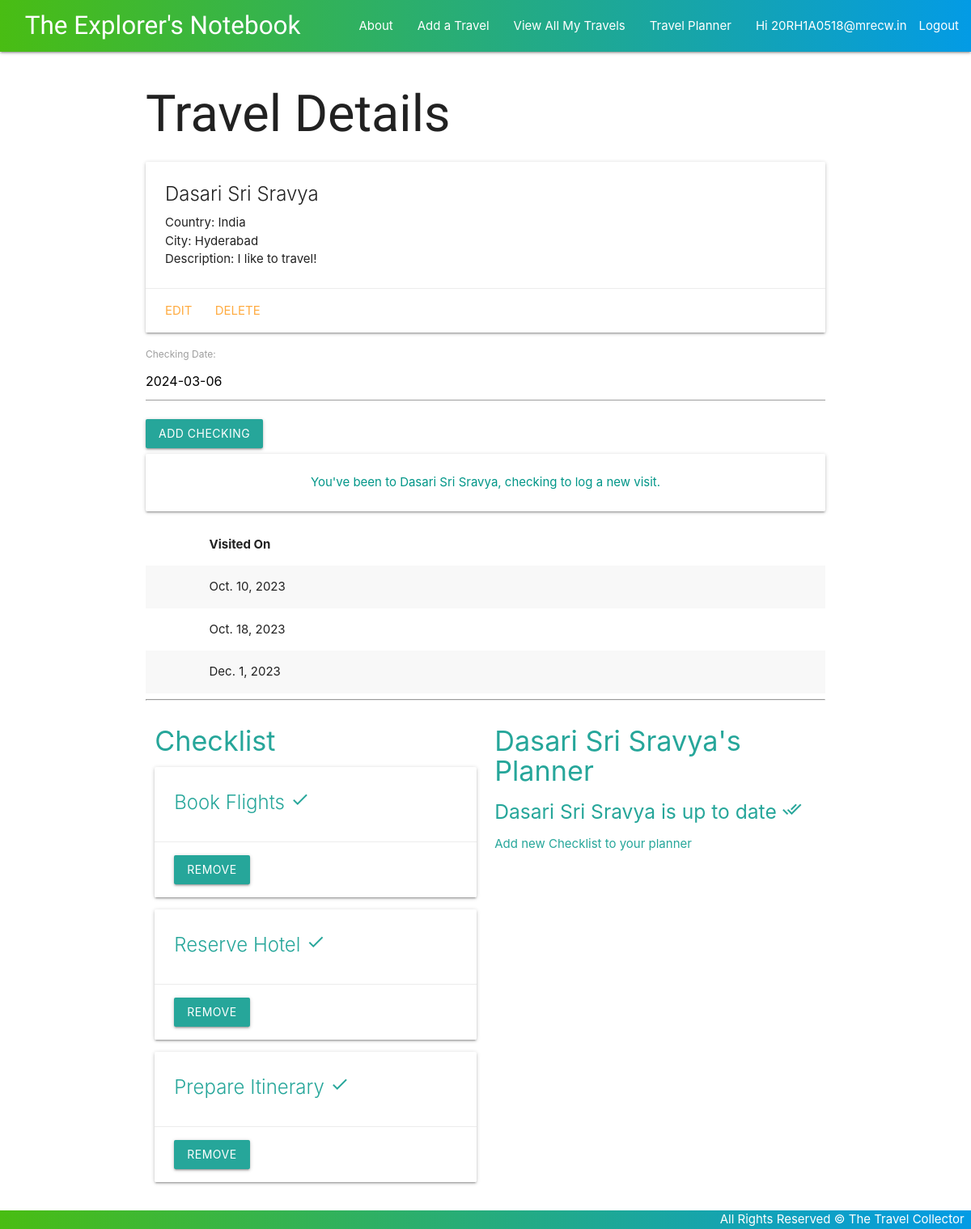
The app's page /travels/2/ (signed in) with its own data.
### main_app/models.py (models this page shows, shortened)
class Travel(models.Model):
    name = models.CharField(max_length=100)
    country = models.CharField(max_length=100)
    city = models.CharField(max_length=100)
    description = models.TextField(max_length=250)
    image = models.CharField(default=None, blank=True, null=True, max_length=2000)
    checklists = models.ManyToManyField(Checklist)
    user = models.ForeignKey(User, on_delete=models.CASCADE)
    def checking_visit(self):
        return self.checking_set.count() > 0

class Checking(models.Model):
    date = models.DateField("Checking Date")
    visit = models.CharField(default='Visited On', max_length=100)
    travel = models.ForeignKey(Travel, on_delete=models.CASCADE)
    class Meta:
        ordering = ['date']

class Checklist(models.Model):
    name = models.CharField(max_length=50)
    description = models.CharField(max_length=250)
    user = models.ForeignKey(User, on_delete=models.CASCADE)

### main_app/views.py (the view)
# urls.py: path('travels/<int:travel_id>/', views.travels_detail, name='detail'),
@login_required
def travels_detail(request, travel_id):
    checking_form = CheckingForm
    travel = Travel.objects.get(id=travel_id)
    checklists_travel_for_planning = Checklist.objects.filter(user = request.user).exclude(id__in = travel.checklists.all().values_list('id'))
    return render(request, 'travels/details.html', {'travel': travel,
    'title': "Travels Details Page", 'checking_form': checking_form,
    'checklists': checklists_travel_for_planning})

### main_app/templates/travels/details.html (shortened to what this page needs)
{% extends 'base.html' %}
{% block content %}
<h1> Travel Details </h1>
<div class="card">
    <div class="card-content">
        <span class="card-title">{{ travel.name }}</span>
        <p>Country: {{ travel.country }}</p>
        <p>City: {{ travel.city }}</p>
        <p>Description: {{ travel.description }}</p>
    </div>
    <div class="card-action">
        <a href="{% url 'travels_update' travel.id %}">Edit</a>
        <a href="{% url 'travels_delete' travel.id %}">Delete</a>
    </div>
</div>
<div>
    <form action="{% url 'add_checking' travel.id %}" method="post">
        {{ checking_form.as_p }}
        <input type="submit" value="Add Checking" class="btn">
    </form>
    {% if travel.checking_visit %}
    <div class="card-panel teal-text center-align"> You've been to {{ travel.name }}, checking to log a new visit. </div>
    {% else %}
    <div class="card-panel red-text center-align"> You've never been to {{ travel.name }}, checking to log a visit. </div>
    {% endif %}
    <table class="striped">
        <thead>
            <tr>
                <th></th>
                <th>Visited On</th>
            </tr>
        </thead>
        <tbody>
            {% for checking in travel.checking_set.all %}
            <tr>
                <td>{{ checking.get_visit_display }}</td>
                <td>{{ checking.date }}</td>
            </tr>
            {% endfor %}
        </tbody>
    </table>
</div>
<hr>
<a name="checklists">
    <div class="row">
        <div class="col s6">
            <h4> Checklist </h4>
            {% if travel.checklists.count %}
            {% for checklist in travel.checklists.all %}
            <div class="card">
                <div class="card-content">
                    <span class="card-title">
                    <span> {{ checklist.name }} </span>
                    <i class="material-icons">done</i>
                </span>
                </div>
                <div class="card-action">
                    <form action="{% url 'unassoc_checklist' travel.id checklist.id %}#checklists" method="post">
                        <button type="submit" class="btn"> Remove</button>
                    </form>
                </div>
            </div>
            {% endfor %}
            {% else %}
            <h5>Nothing done :(</h5>
            {% endif%}
        </div>
        <div class="col s6">
            <h4>{{ travel.name }}'s Planner</h4>
            {% if checklists.count %}
            {% for checklist in checklists.all %}
            <div class="card">
                <div class="card-content">
                    <span class="card-title">
                    <span> {{ checklist.name }} </span>
                    </span>
                </div>
                <div class="card-action">
                    <form action="{% url 'assoc_checklist' travel.id checklist.id %}#checklists" method="post">
                        {% csrf_token %}
                        <button type="submit" class="btn"> Add</button>
                    </form>
                </div>
            </div>
            {% endfor %}
                {% else %}
                    <h5> {{ travel.name }} is up to date <i class="material-icons">done_all</i></h5>
                    <p><a href="{% url 'checklists_create' %}"> Add new Checklist to your planner </a></p>
                {% endif %}
        </div>
    </div>
</a>
{% endblock %}

### main_app/templates/base.html (shortened to what this page needs)
{% load static %}
<!DOCTYPE html>
<html lang="en">
<head>
    <link rel="stylesheet" href="https://cdnjs.cloudflare.com/ajax/libs/materialize/1.0.0/css/materialize.min.css">
    <link rel="stylesheet" href="{% static '/css/style.css' %}">
</head>
<body>
    <header>
    <div class="navbar-fixed">
        <nav>
            <div class="nav-wrapper">
                <a href="{% url 'home' %}" class="left brand-logo"> &nbsp; &nbsp; The Explorer's Notebook</a>
                <ul class="right hide-on-med-and-down">
                    <li><a href="{% url 'about' %}"> About </a></li>
                    {% if user.is_authenticated %}
                    <li><a href="{% url 'travels_create' %}"> Add a Travel </a></li>
                    <li><a href="{% url 'index' %}"> View All My Travels </a></li>
                    <li><a class="dropdown-trigger" href="#!" data-target="dropdown1">Travel Planner</a></li>
                    <li>Hi {{ user.username }}</li>
                    <li><a href="{% url 'logout' %}"> Logout </a> </li>
                    {% else %}
                    <li><a href="{% url 'signup' %}">Signup</a></li>
                    <li><a href="{% url 'login' %}">Login</a></li>
                    {% endif %}
                </ul>
            </div>
        </nav>
    </div>
    </header>
    <main class="container">
        {% block content %}
        {% endblock %}
    </main>
    <footer class="page-footer custom-footer">
        <div class="right">
            All Rights Reserved &copy; The Travel Collector &nbsp;
        </div>
    </footer>
</body>
</html>

### main_app/static/css/style.css (style rules this page uses)
body { display: flex; min-height: 100vh; flex-direction: column; }
h1, .brand-logo { font-family: 'Style Script', cursive; }
nav .nav-wrapper { background: linear-gradient(90deg, #49bd13 0%, #039be5 100%); }
main { flex: 1 0 auto; }
footer.page-footer { padding-top: 0; text-align: right; background: linear-gradient(90deg, #49bd13 0%, #039be5 100%); }
a { color: #26a69a; }

### records on screen
Travel: name "Dasari Sri Sravya", country "India", city "Hyderabad", description "I like to travel!"
Checking: date "Oct. 10, 2023"
Checking: date "Oct. 18, 2023"
Checking: date "Dec. 1, 2023"
Checklist: name "Book Flights"
Checklist: name "Reserve Hotel"
Checklist: name "Prepare Itinerary"

### other values on screen
{{ user.username }} "20RH1A0518@mrecw.in"
